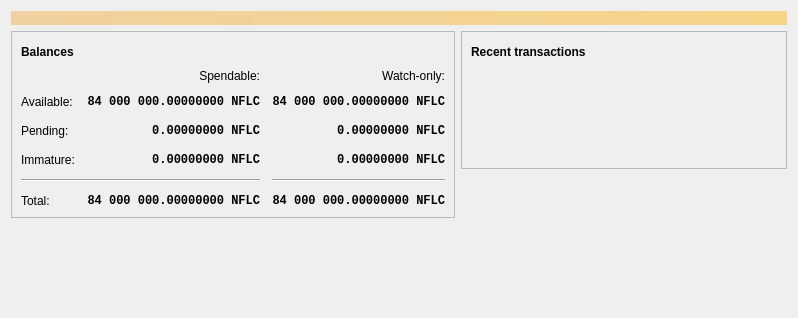
<?xml version="1.0" encoding="UTF-8"?>
<ui version="4.0">
 <class>OverviewPage</class>
 <widget class="QWidget" name="OverviewPage">
  <property name="geometry">
   <rect>
    <x>0</x>
    <y>0</y>
    <width>798</width>
    <height>318</height>
   </rect>
  </property>
  <property name="windowTitle">
   <string>Form</string>
  </property>
  <layout class="QVBoxLayout" name="topLayout">
   <item>
    <widget class="QLabel" name="labelAlerts">
     <property name="visible">
      <bool>false</bool>
     </property>
     <property name="styleSheet">
      <string notr="true">QLabel { background-color: qlineargradient(x1: 0, y1: 0, x2: 1, y2: 0, stop:0 #F0D0A0, stop:1 #F8D488); color:#000000; }</string>
     </property>
     <property name="wordWrap">
      <bool>true</bool>
     </property>
     <property name="margin">
      <number>3</number>
     </property>
     <property name="textInteractionFlags">
      <set>Qt::TextSelectableByMouse</set>
     </property>
    </widget>
   </item>
   <item>
    <layout class="QHBoxLayout" name="horizontalLayout" stretch="1,1">
     <item>
      <layout class="QVBoxLayout" name="verticalLayout_2">
       <item>
        <widget class="QFrame" name="frame">
         <property name="frameShape">
          <enum>QFrame::StyledPanel</enum>
         </property>
         <property name="frameShadow">
          <enum>QFrame::Raised</enum>
         </property>
         <layout class="QVBoxLayout" name="verticalLayout_4">
          <item>
           <layout class="QHBoxLayout" name="horizontalLayout_4">
            <item>
             <widget class="QLabel" name="label_5">
              <property name="font">
               <font>
                <weight>75</weight>
                <bold>true</bold>
               </font>
              </property>
              <property name="text">
               <string>Balances</string>
              </property>
             </widget>
            </item>
            <item>
             <widget class="QPushButton" name="labelWalletStatus">
              <property name="enabled">
               <bool>true</bool>
              </property>
              <property name="maximumSize">
               <size>
                <width>30</width>
                <height>16777215</height>
               </size>
              </property>
              <property name="toolTip">
               <string>The displayed information may be out of date. Your wallet automatically synchronizes with the Nefelicoin network after a connection is established, but this process has not completed yet.</string>
              </property>
              <property name="text">
               <string/>
              </property>
              <property name="icon">
               <iconset resource="../bitcoin.qrc">
                <normaloff>:/icons/warning</normaloff>
                <disabledoff>:/icons/warning</disabledoff>:/icons/warning</iconset>
              </property>
              <property name="iconSize">
               <size>
                <width>24</width>
                <height>24</height>
               </size>
              </property>
              <property name="flat">
               <bool>true</bool>
              </property>
             </widget>
            </item>
            <item>
             <spacer name="horizontalSpacer_3">
              <property name="orientation">
               <enum>Qt::Horizontal</enum>
              </property>
              <property name="sizeHint" stdset="0">
               <size>
                <width>40</width>
                <height>20</height>
               </size>
              </property>
             </spacer>
            </item>
           </layout>
          </item>
          <item>
           <layout class="QGridLayout" name="gridLayout">
            <property name="spacing">
             <number>12</number>
            </property>
            <item row="2" column="2">
             <widget class="QLabel" name="labelWatchPending">
              <property name="font">
               <font>
                <family>Monospace</family>
                <weight>75</weight>
                <bold>true</bold>
               </font>
              </property>
              <property name="cursor">
               <cursorShape>IBeamCursor</cursorShape>
              </property>
              <property name="toolTip">
               <string>Unconfirmed transactions to watch-only addresses</string>
              </property>
              <property name="text">
               <string notr="true">0.00000000 NFLC</string>
              </property>
              <property name="alignment">
               <set>Qt::AlignRight|Qt::AlignTrailing|Qt::AlignVCenter</set>
              </property>
              <property name="textInteractionFlags">
               <set>Qt::LinksAccessibleByMouse|Qt::TextSelectableByKeyboard|Qt::TextSelectableByMouse</set>
              </property>
             </widget>
            </item>
            <item row="2" column="1">
             <widget class="QLabel" name="labelUnconfirmed">
              <property name="font">
               <font>
                <family>Monospace</family>
                <weight>75</weight>
                <bold>true</bold>
               </font>
              </property>
              <property name="cursor">
               <cursorShape>IBeamCursor</cursorShape>
              </property>
              <property name="toolTip">
               <string>Total of transactions that have yet to be confirmed, and do not yet count toward the spendable balance</string>
              </property>
              <property name="text">
               <string notr="true">0.00000000 NFLC</string>
              </property>
              <property name="alignment">
               <set>Qt::AlignRight|Qt::AlignTrailing|Qt::AlignVCenter</set>
              </property>
              <property name="textInteractionFlags">
               <set>Qt::LinksAccessibleByMouse|Qt::TextSelectableByKeyboard|Qt::TextSelectableByMouse</set>
              </property>
             </widget>
            </item>
            <item row="3" column="2">
             <widget class="QLabel" name="labelWatchImmature">
              <property name="font">
               <font>
                <family>Monospace</family>
                <weight>75</weight>
                <bold>true</bold>
               </font>
              </property>
              <property name="cursor">
               <cursorShape>IBeamCursor</cursorShape>
              </property>
              <property name="toolTip">
               <string>Mined balance in watch-only addresses that has not yet matured</string>
              </property>
              <property name="text">
               <string notr="true">0.00000000 NFLC</string>
              </property>
              <property name="alignment">
               <set>Qt::AlignRight|Qt::AlignTrailing|Qt::AlignVCenter</set>
              </property>
              <property name="textInteractionFlags">
               <set>Qt::LinksAccessibleByMouse|Qt::TextSelectableByKeyboard|Qt::TextSelectableByMouse</set>
              </property>
             </widget>
            </item>
            <item row="4" column="0" colspan="2">
             <widget class="Line" name="line">
              <property name="orientation">
               <enum>Qt::Horizontal</enum>
              </property>
             </widget>
            </item>
            <item row="4" column="2">
             <widget class="Line" name="lineWatchBalance">
              <property name="sizePolicy">
               <sizepolicy hsizetype="Preferred" vsizetype="Fixed">
                <horstretch>0</horstretch>
                <verstretch>0</verstretch>
               </sizepolicy>
              </property>
              <property name="minimumSize">
               <size>
                <width>140</width>
                <height>0</height>
               </size>
              </property>
              <property name="orientation">
               <enum>Qt::Horizontal</enum>
              </property>
             </widget>
            </item>
            <item row="5" column="0">
             <widget class="QLabel" name="labelTotalText">
              <property name="text">
               <string>Total:</string>
              </property>
             </widget>
            </item>
            <item row="3" column="1">
             <widget class="QLabel" name="labelImmature">
              <property name="font">
               <font>
                <family>Monospace</family>
                <weight>75</weight>
                <bold>true</bold>
               </font>
              </property>
              <property name="cursor">
               <cursorShape>IBeamCursor</cursorShape>
              </property>
              <property name="toolTip">
               <string>Mined balance that has not yet matured</string>
              </property>
              <property name="text">
               <string notr="true">0.00000000 NFLC</string>
              </property>
              <property name="alignment">
               <set>Qt::AlignRight|Qt::AlignTrailing|Qt::AlignVCenter</set>
              </property>
              <property name="textInteractionFlags">
               <set>Qt::LinksAccessibleByMouse|Qt::TextSelectableByKeyboard|Qt::TextSelectableByMouse</set>
              </property>
             </widget>
            </item>
            <item row="2" column="3">
             <spacer name="horizontalSpacer_2">
              <property name="orientation">
               <enum>Qt::Horizontal</enum>
              </property>
              <property name="sizeHint" stdset="0">
               <size>
                <width>40</width>
                <height>20</height>
               </size>
              </property>
             </spacer>
            </item>
            <item row="3" column="0">
             <widget class="QLabel" name="labelImmatureText">
              <property name="text">
               <string>Immature:</string>
              </property>
             </widget>
            </item>
            <item row="5" column="1">
             <widget class="QLabel" name="labelTotal">
              <property name="font">
               <font>
                <family>Monospace</family>
                <weight>75</weight>
                <bold>true</bold>
               </font>
              </property>
              <property name="cursor">
               <cursorShape>IBeamCursor</cursorShape>
              </property>
              <property name="toolTip">
               <string>Your current total balance</string>
              </property>
              <property name="text">
               <string notr="true">84 000 000.00000000 NFLC</string>
              </property>
              <property name="alignment">
               <set>Qt::AlignRight|Qt::AlignTrailing|Qt::AlignVCenter</set>
              </property>
              <property name="textInteractionFlags">
               <set>Qt::LinksAccessibleByMouse|Qt::TextSelectableByKeyboard|Qt::TextSelectableByMouse</set>
              </property>
             </widget>
            </item>
            <item row="5" column="2">
             <widget class="QLabel" name="labelWatchTotal">
              <property name="font">
               <font>
                <family>Monospace</family>
                <weight>75</weight>
                <bold>true</bold>
               </font>
              </property>
              <property name="cursor">
               <cursorShape>IBeamCursor</cursorShape>
              </property>
              <property name="toolTip">
               <string>Current total balance in watch-only addresses</string>
              </property>
              <property name="text">
               <string notr="true">84 000 000.00000000 NFLC</string>
              </property>
              <property name="alignment">
               <set>Qt::AlignRight|Qt::AlignTrailing|Qt::AlignVCenter</set>
              </property>
              <property name="textInteractionFlags">
               <set>Qt::LinksAccessibleByMouse|Qt::TextSelectableByKeyboard|Qt::TextSelectableByMouse</set>
              </property>
             </widget>
            </item>
            <item row="0" column="2">
             <widget class="QLabel" name="labelWatchonly">
              <property name="text">
               <string>Watch-only:</string>
              </property>
              <property name="alignment">
               <set>Qt::AlignRight|Qt::AlignTrailing|Qt::AlignVCenter</set>
              </property>
             </widget>
            </item>
            <item row="1" column="0">
             <widget class="QLabel" name="labelBalanceText">
              <property name="text">
               <string>Available:</string>
              </property>
             </widget>
            </item>
            <item row="1" column="1">
             <widget class="QLabel" name="labelBalance">
              <property name="font">
               <font>
                <family>Monospace</family>
                <weight>75</weight>
                <bold>true</bold>
               </font>
              </property>
              <property name="cursor">
               <cursorShape>IBeamCursor</cursorShape>
              </property>
              <property name="toolTip">
               <string>Your current spendable balance</string>
              </property>
              <property name="text">
               <string notr="true">84 000 000.00000000 NFLC</string>
              </property>
              <property name="alignment">
               <set>Qt::AlignRight|Qt::AlignTrailing|Qt::AlignVCenter</set>
              </property>
              <property name="textInteractionFlags">
               <set>Qt::LinksAccessibleByMouse|Qt::TextSelectableByKeyboard|Qt::TextSelectableByMouse</set>
              </property>
             </widget>
            </item>
            <item row="1" column="2">
             <widget class="QLabel" name="labelWatchAvailable">
              <property name="font">
               <font>
                <family>Monospace</family>
                <weight>75</weight>
                <bold>true</bold>
               </font>
              </property>
              <property name="cursor">
               <cursorShape>IBeamCursor</cursorShape>
              </property>
              <property name="toolTip">
               <string>Your current balance in watch-only addresses</string>
              </property>
              <property name="text">
               <string notr="true">84 000 000.00000000 NFLC</string>
              </property>
              <property name="alignment">
               <set>Qt::AlignRight|Qt::AlignTrailing|Qt::AlignVCenter</set>
              </property>
              <property name="textInteractionFlags">
               <set>Qt::LinksAccessibleByMouse|Qt::TextSelectableByKeyboard|Qt::TextSelectableByMouse</set>
              </property>
             </widget>
            </item>
            <item row="2" column="0">
             <widget class="QLabel" name="labelPendingText">
              <property name="text">
               <string>Pending:</string>
              </property>
             </widget>
            </item>
            <item row="0" column="1">
             <widget class="QLabel" name="labelSpendable">
              <property name="text">
               <string>Spendable:</string>
              </property>
              <property name="alignment">
               <set>Qt::AlignRight|Qt::AlignTrailing|Qt::AlignVCenter</set>
              </property>
             </widget>
            </item>
           </layout>
          </item>
         </layout>
        </widget>
       </item>
       <item>
        <spacer name="verticalSpacer">
         <property name="orientation">
          <enum>Qt::Vertical</enum>
         </property>
         <property name="sizeHint" stdset="0">
          <size>
           <width>20</width>
           <height>40</height>
          </size>
         </property>
        </spacer>
       </item>
      </layout>
     </item>
     <item>
      <layout class="QVBoxLayout" name="verticalLayout_3">
       <item>
        <widget class="QFrame" name="frame_2">
         <property name="frameShape">
          <enum>QFrame::StyledPanel</enum>
         </property>
         <property name="frameShadow">
          <enum>QFrame::Raised</enum>
         </property>
         <layout class="QVBoxLayout" name="verticalLayout">
          <item>
           <layout class="QHBoxLayout" name="horizontalLayout_2">
            <item>
             <widget class="QLabel" name="label_4">
              <property name="font">
               <font>
                <weight>75</weight>
                <bold>true</bold>
               </font>
              </property>
              <property name="text">
               <string>Recent transactions</string>
              </property>
             </widget>
            </item>
            <item>
             <widget class="QPushButton" name="labelTransactionsStatus">
              <property name="enabled">
               <bool>true</bool>
              </property>
              <property name="maximumSize">
               <size>
                <width>30</width>
                <height>16777215</height>
               </size>
              </property>
              <property name="toolTip">
               <string>The displayed information may be out of date. Your wallet automatically synchronizes with the Nefelicoin network after a connection is established, but this process has not completed yet.</string>
              </property>
              <property name="text">
               <string/>
              </property>
              <property name="icon">
               <iconset resource="../bitcoin.qrc">
                <normaloff>:/icons/warning</normaloff>
                <disabledoff>:/icons/warning</disabledoff>:/icons/warning</iconset>
              </property>
              <property name="iconSize">
               <size>
                <width>24</width>
                <height>24</height>
               </size>
              </property>
              <property name="flat">
               <bool>true</bool>
              </property>
             </widget>
            </item>
            <item>
             <spacer name="horizontalSpacer">
              <property name="orientation">
               <enum>Qt::Horizontal</enum>
              </property>
              <property name="sizeHint" stdset="0">
               <size>
                <width>40</width>
                <height>20</height>
               </size>
              </property>
             </spacer>
            </item>
           </layout>
          </item>
          <item>
           <widget class="TransactionOverviewWidget" name="listTransactions">
            <property name="styleSheet">
             <string notr="true">QListView { background: transparent; }</string>
            </property>
            <property name="frameShape">
             <enum>QFrame::NoFrame</enum>
            </property>
            <property name="verticalScrollBarPolicy">
             <enum>Qt::ScrollBarAlwaysOff</enum>
            </property>
            <property name="horizontalScrollBarPolicy">
             <enum>Qt::ScrollBarAlwaysOff</enum>
            </property>
            <property name="sizeAdjustPolicy">
             <enum>QAbstractScrollArea::AdjustToContents</enum>
            </property>
            <property name="selectionMode">
             <enum>QAbstractItemView::NoSelection</enum>
            </property>
            <property name="uniformItemSizes">
             <bool>true</bool>
            </property>
           </widget>
          </item>
         </layout>
        </widget>
       </item>
       <item>
        <spacer name="verticalSpacer_2">
         <property name="orientation">
          <enum>Qt::Vertical</enum>
         </property>
         <property name="sizeHint" stdset="0">
          <size>
           <width>20</width>
           <height>40</height>
          </size>
         </property>
        </spacer>
       </item>
      </layout>
     </item>
    </layout>
   </item>
  </layout>
 </widget>
 <customwidgets>
  <customwidget>
   <class>TransactionOverviewWidget</class>
   <extends>QListView</extends>
   <header>qt/transactionoverviewwidget.h</header>
  </customwidget>
 </customwidgets>
 <resources/>
 <connections/>
</ui>
